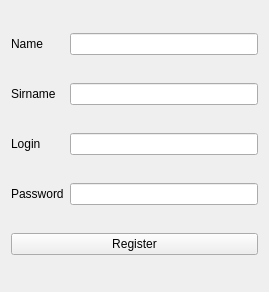
<?xml version="1.0" encoding="UTF-8"?>
<ui version="4.0">
 <class>Form</class>
 <widget class="QWidget" name="Form">
  <property name="geometry">
   <rect>
    <x>0</x>
    <y>0</y>
    <width>269</width>
    <height>292</height>
   </rect>
  </property>
  <property name="windowTitle">
   <string>Form</string>
  </property>
  <layout class="QGridLayout" name="gridLayout">
   <item row="0" column="0">
    <widget class="QLabel" name="label">
     <property name="text">
      <string>Name</string>
     </property>
    </widget>
   </item>
   <item row="1" column="0" colspan="2">
    <widget class="QLabel" name="label_2">
     <property name="text">
      <string>Sirname</string>
     </property>
    </widget>
   </item>
   <item row="1" column="2">
    <widget class="QLineEdit" name="sirnameEdit"/>
   </item>
   <item row="2" column="0">
    <widget class="QLabel" name="label_3">
     <property name="text">
      <string>Login</string>
     </property>
    </widget>
   </item>
   <item row="3" column="0" colspan="2">
    <widget class="QLabel" name="label_4">
     <property name="text">
      <string>Password</string>
     </property>
    </widget>
   </item>
   <item row="3" column="2">
    <widget class="QLineEdit" name="passwordEdit"/>
   </item>
   <item row="4" column="0" colspan="3">
    <widget class="QPushButton" name="pushButton">
     <property name="text">
      <string>Register</string>
     </property>
    </widget>
   </item>
   <item row="0" column="2">
    <widget class="QLineEdit" name="nameEdit"/>
   </item>
   <item row="2" column="2">
    <widget class="QLineEdit" name="loginEdit"/>
   </item>
  </layout>
 </widget>
 <tabstops>
  <tabstop>nameEdit</tabstop>
  <tabstop>sirnameEdit</tabstop>
  <tabstop>loginEdit</tabstop>
  <tabstop>passwordEdit</tabstop>
  <tabstop>pushButton</tabstop>
 </tabstops>
 <resources/>
 <connections/>
</ui>
